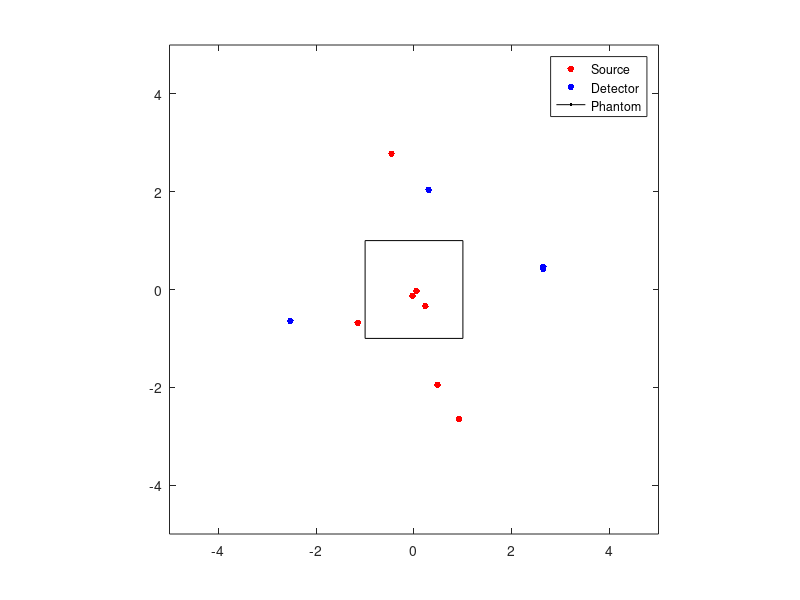

This figure's MATLAB source:
clear;

sx = [.92,-.03,.05,-1.15,.23,.48,-.46,];
sy = -[2.65,.13,.03,.68,.34,1.95,-2.78];

dx = [.3,-2.53,2.64,2.64];
dy = -[-2.04,.64,-.42,-.47];

plot(sx,sy,'.r','MarkerSize',15);
hold on 
plot(dx,dy,'.b','MarkerSize',15);
plot(-100,100,'k');
rectangle('Position',[-1 -1 2 2]);
hold off
daspect([1 1 1]);
axis([-5, 5, -5, 5]);
legend('Source','Detector','Phantom');

% Fittest 170
% x: [.92,-.03,.05,-1.15,.23,.48,-.46,.3,-2.53,2.64,2.64,];
% y: [2.65,.13,.03,.68,.34,1.95,-2.78,-2.04,.64,-.42,-.47,];
% 19.94
